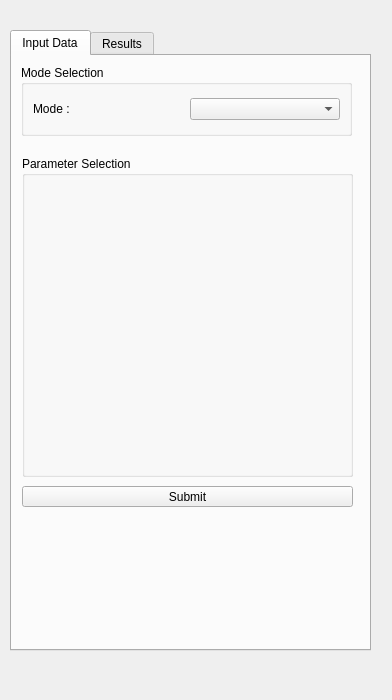
<?xml version="1.0" encoding="UTF-8"?>
<ui version="4.0">
 <class>Form</class>
 <widget class="QWidget" name="Form">
  <property name="enabled">
   <bool>true</bool>
  </property>
  <property name="geometry">
   <rect>
    <x>0</x>
    <y>0</y>
    <width>392</width>
    <height>700</height>
   </rect>
  </property>
  <property name="sizePolicy">
   <sizepolicy hsizetype="Maximum" vsizetype="Maximum">
    <horstretch>0</horstretch>
    <verstretch>0</verstretch>
   </sizepolicy>
  </property>
  <property name="maximumSize">
   <size>
    <width>3200</width>
    <height>5000</height>
   </size>
  </property>
  <property name="windowTitle">
   <string>Form</string>
  </property>
  <widget class="QTabWidget" name="tabWidget">
   <property name="geometry">
    <rect>
     <x>10</x>
     <y>30</y>
     <width>361</width>
     <height>621</height>
    </rect>
   </property>
   <property name="autoFillBackground">
    <bool>true</bool>
   </property>
   <property name="currentIndex">
    <number>0</number>
   </property>
   <widget class="QWidget" name="tab">
    <attribute name="title">
     <string>Input Data</string>
    </attribute>
    <widget class="QGroupBox" name="groupBox">
     <property name="geometry">
      <rect>
       <x>9</x>
       <y>9</y>
       <width>331</width>
       <height>71</height>
      </rect>
     </property>
     <property name="title">
      <string>Mode Selection</string>
     </property>
     <layout class="QHBoxLayout" name="horizontalLayout_2">
      <item>
       <layout class="QHBoxLayout" name="horizontalLayout">
        <item>
         <widget class="QLabel" name="label">
          <property name="sizePolicy">
           <sizepolicy hsizetype="Preferred" vsizetype="Fixed">
            <horstretch>0</horstretch>
            <verstretch>0</verstretch>
           </sizepolicy>
          </property>
          <property name="text">
           <string>Mode : </string>
          </property>
         </widget>
        </item>
        <item>
         <widget class="QComboBox" name="comboBox">
          <property name="enabled">
           <bool>true</bool>
          </property>
          <property name="sizePolicy">
           <sizepolicy hsizetype="Preferred" vsizetype="Fixed">
            <horstretch>0</horstretch>
            <verstretch>0</verstretch>
           </sizepolicy>
          </property>
         </widget>
        </item>
       </layout>
      </item>
     </layout>
    </widget>
    <widget class="QGroupBox" name="groupBox_2">
     <property name="geometry">
      <rect>
       <x>10</x>
       <y>100</y>
       <width>331</width>
       <height>321</height>
      </rect>
     </property>
     <property name="title">
      <string>Parameter Selection</string>
     </property>
     <layout class="QVBoxLayout" name="verticalLayout">
      <item>
       <layout class="QFormLayout" name="formLayout"/>
      </item>
     </layout>
    </widget>
    <widget class="QPushButton" name="pushButton_2">
     <property name="geometry">
      <rect>
       <x>10</x>
       <y>430</y>
       <width>331</width>
       <height>21</height>
      </rect>
     </property>
     <property name="text">
      <string>Submit</string>
     </property>
    </widget>
   </widget>
   <widget class="QWidget" name="tab_2">
    <attribute name="title">
     <string>Results</string>
    </attribute>
    <layout class="QHBoxLayout" name="horizontalLayout_3">
     <item>
      <widget class="QTableWidget" name="tableWidget">
       <property name="columnCount">
        <number>3</number>
       </property>
       <attribute name="horizontalHeaderDefaultSectionSize">
        <number>110</number>
       </attribute>
       <attribute name="horizontalHeaderStretchLastSection">
        <bool>true</bool>
       </attribute>
       <column>
        <property name="text">
         <string>Attribute</string>
        </property>
       </column>
       <column>
        <property name="text">
         <string>Value</string>
        </property>
       </column>
       <column>
        <property name="text">
         <string>Unit</string>
        </property>
       </column>
      </widget>
     </item>
    </layout>
   </widget>
  </widget>
 </widget>
 <resources/>
 <connections/>
</ui>
